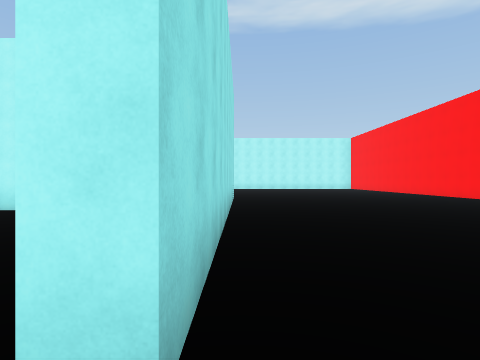
View 1 (above)

23 first-person views from a walk through a 3-D level made in the Unity game engine. The camera is 1.5 m above the floor, looks level and sees 80° across. The floor is counted in squares, 2.25 m on a side. Each view is taken from the middle of a square. On the plan, view 1 faces up. The plan holds only what a view shows up to about 9 squares ahead; the rest is blank. The place goes on beyond the plan. The player character is not drawn. Surface patterns are stand-ins for the level's own textures.

View 2
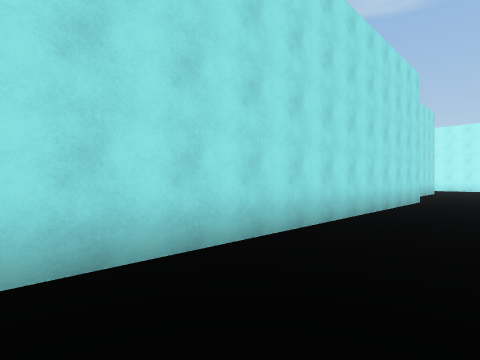

View 3
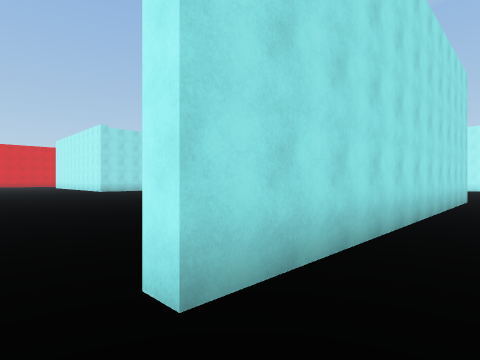

View 4
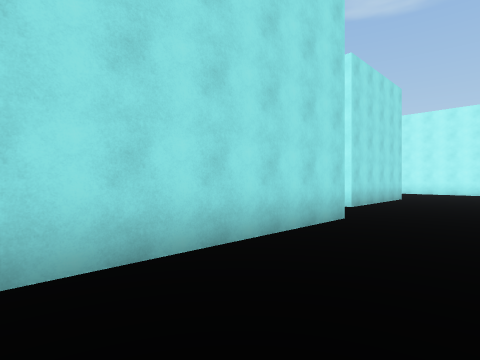

View 5
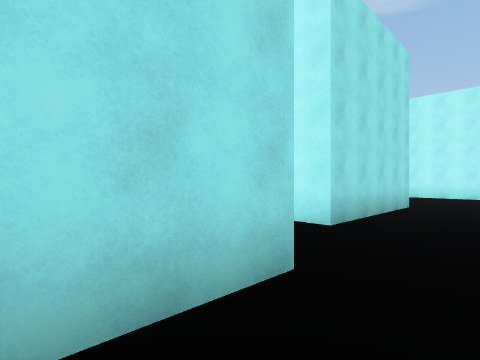

View 6
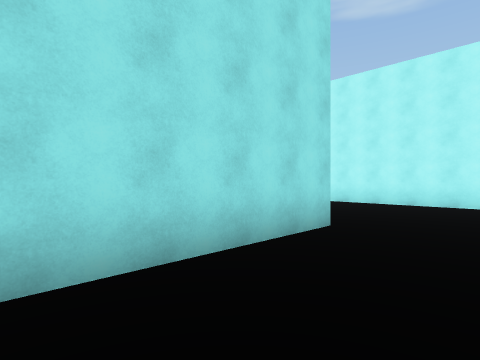

View 7
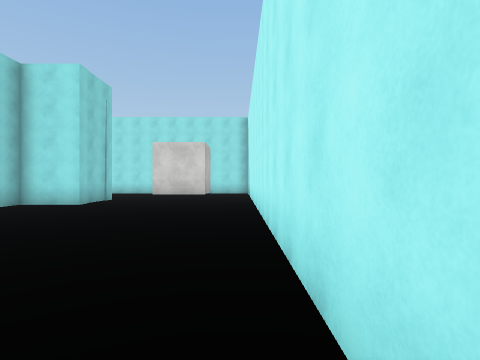

View 8
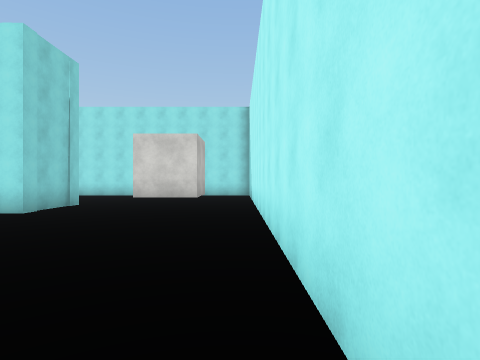

View 9
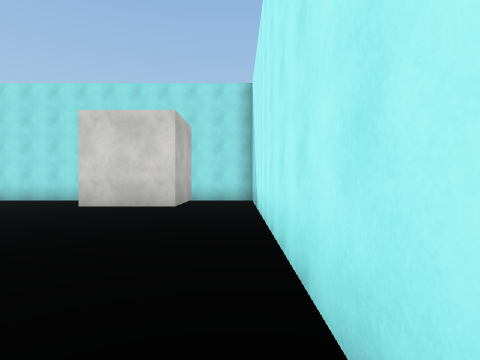

View 10
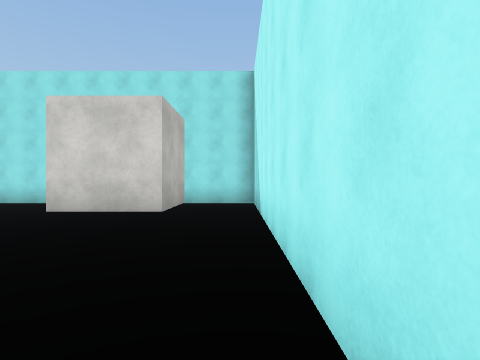

View 11
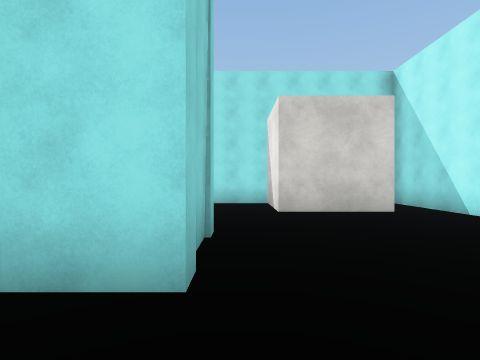

View 12
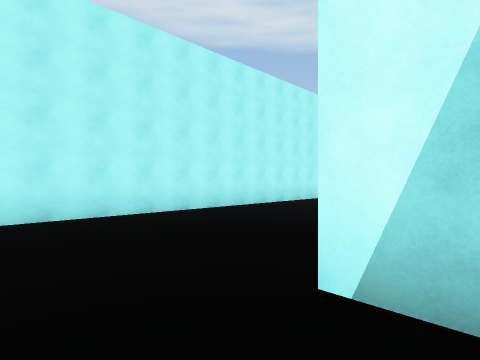

View 13
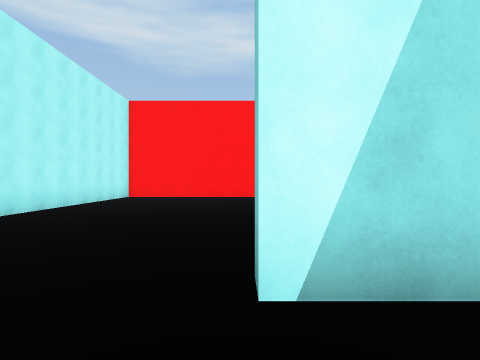

View 14
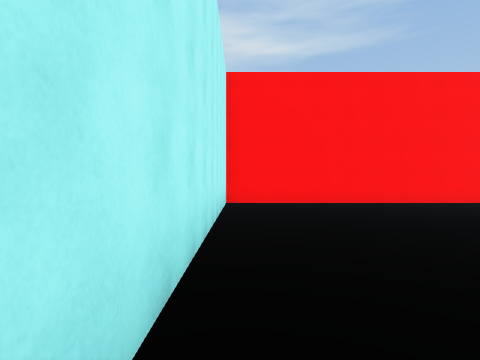

View 15
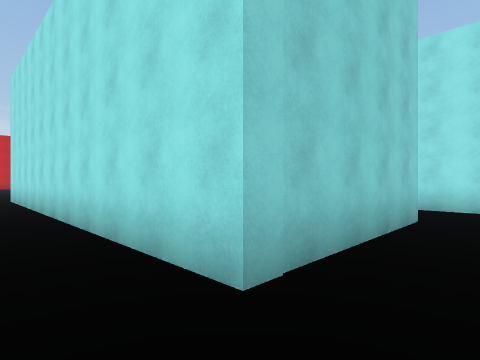

View 16
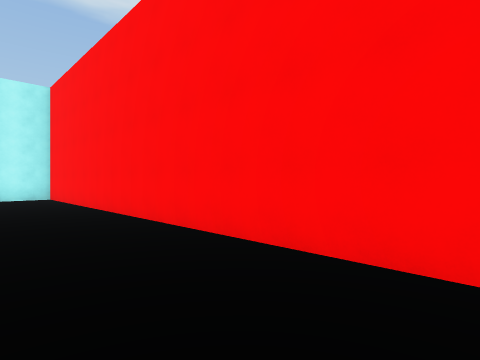

View 17
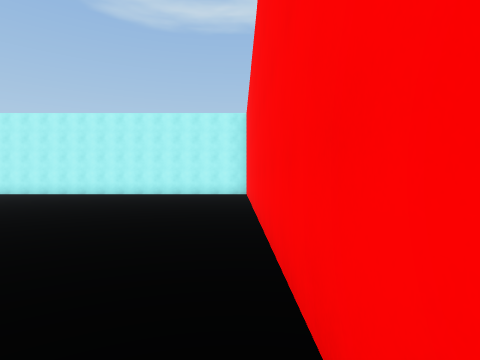

View 18
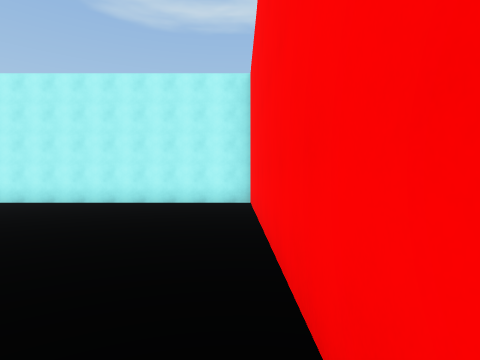

View 19
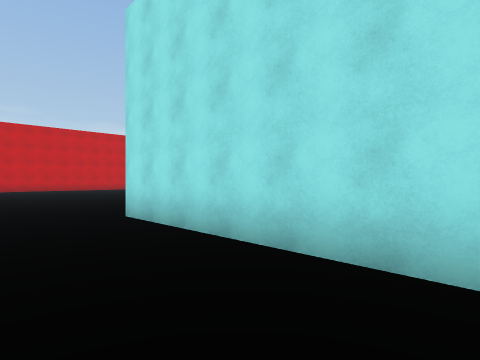

View 20
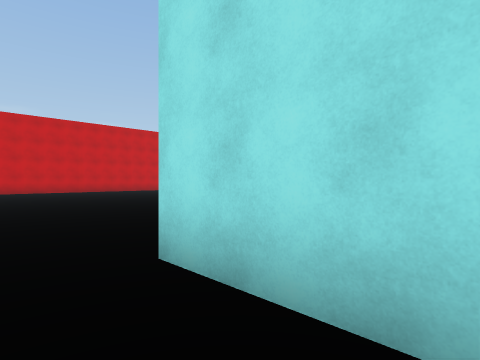

View 21
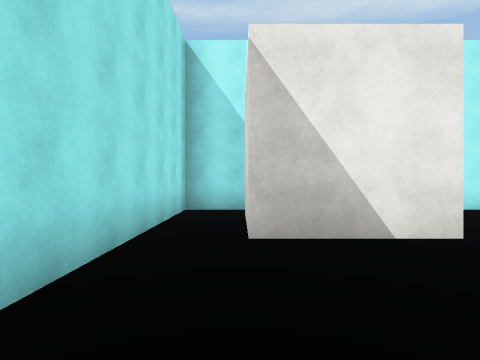

View 22
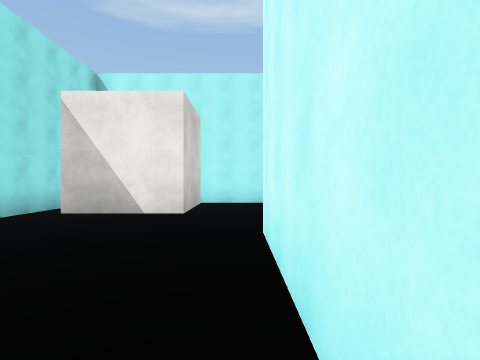

View 23
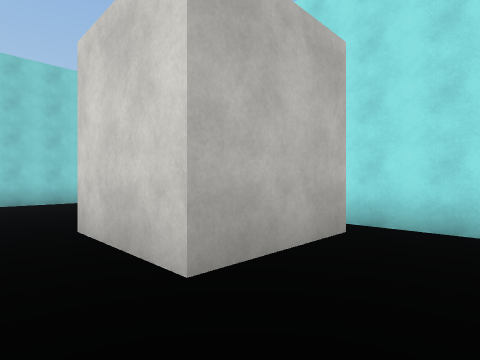

### Floor plan
Points are (right, up) in squares from view 1. A wall is a line through its corners. A room is listed if a view was taken in it or the views show most of it. See-through windows are left out.
Room 1 (views 1, 2, 3, 4, 5, 6, 7, 8, 9, 10, 11, 12, 13, 14, 15, 16, 17, 18, 19, 20, 23)
walls: (-4.9, 6.3) (-5.4, 6.3); (-4.2, 10.8) (-0.2, 10.8) (-0.2, 0.8) (-0.6, 0.8); (-1.4, 15.6) (-1.4, 16.9) (-1, 16.9) (-1, 12.9) (-1.8, 12.9); (-6.7, 16.7) (-4.7, 16.7) (-4.7, 15.1) (-4, 15.1); (8.3, 8.2) (8.3, 21.4) (-11.2, 21.4) (-11.2, 18.4); (-9.9, 17.7) (-9.9, 19.7) (-7.9, 19.7) (-7.9, 17.7)
ways out: opening at (-8, 16.3) to room 2
Room 2 (views 21, 22)
walls: (-7.9, 17.7) (-9.9, 17.7); (-6.7, 13.2) (-6.7, 16.7); (-9.6, 11.9) (-7.8, 11.9); (-11.2, 18.4) (-11.2, 14)
ways out: opening at (-8, 16.3) to room 1

Positions as (right, up) in squares from view 1, and headings:
1: (0, 0), facing up
2: (2, 1), facing up-left
3: (1, 0), facing up-left
4: (2, 6), facing up-left
5: (1, 9), facing up-left
6: (1, 13), facing up-left
7: (3, 21), facing left
8: (1, 21), facing left
9: (-2, 21), facing left
10: (-3, 21), facing left
11: (-3, 17), facing left
12: (-3, 16), facing up-right
13: (-3, 17), facing right
14: (0, 21), facing right
15: (1, 12), facing down-left
16: (6, 10), facing up-right
17: (8, 8), facing up
18: (8, 13), facing up
19: (2, 6), facing down-left
20: (1, 3), facing down-left
21: (-10, 15), facing up
22: (-7, 13), facing up
23: (-7, 21), facing down-left
